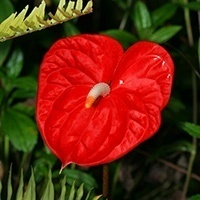
#> input picture 05/redflower.jpg, 200 x 200 px
$ jupyter execute --allow-errors lab05_notebook.ipynb
#> lines starting #> are read from the running program, lines starting #| are printed output that depends on the picture; after the words box and inside, x2 and y2 are one past the last pixel; in counts of white or black regions, pixels touching at a corner belong together
# Lab05 - Color
### TDS3651 Visual Information Processing

This lab will guide you how color images can be handled, processed and converted between various colorspaces.

[cell 1]
import cv2
import numpy as np
from matplotlib import pyplot as plt

## Processing Color Images

Let's read our favourite flower picture: `redflower.jpg`.

[cell 2]
img = cv2.imread('redflower.jpg')
#> img is the input picture: shape (200, 200, 3); mean B, G, R 17.1, 38.2, 102

# show image using OpenCV. 'imshow' automatically converts BGR format to RGB internally!
cv2.imshow('Red flower',img)
cv2.waitKey(0)
cv2.destroyAllWindows()    # You need to close the window for this block of code to finish execution

Reminder: <br>
OpenCV's `imshow` opens into new windows and automatically converts BGR format to RGB internally. <br>
Show image using matplotlib's `imshow` allows inline display in the notebook but also requires image to be in RGB format. So conversion is necessary.

[cell 3]
imgRGB = cv2.cvtColor(img, cv2.COLOR_BGR2RGB)
plt.imshow(imgRGB), plt.xticks([]), plt.yticks([])
plt.show()

Let's attempt to show the 3 channel slices (Red, Green, Blue) separately. However, recall that OpenCV natively reads a colour image in the order of Blue, Green then Red (BGR). So, the first slice contains the Blue channel, second slice the Green channel, and the third slice the Red channel.

[cell 4]
# accessing each slice (in the 3rd dimension) of the color image array
B = img[:,:,0]
G = img[:,:,1]
R = img[:,:,2]

# horizontal stacking of the 3 images
allthree = np.hstack((R,G,B))

plt.figure(figsize=(10,10))
plt.imshow(allthree,cmap='gray', vmin=0,vmax=255)
plt.xticks([]), plt.yticks([])
plt.title('R - G - B channels')
plt.show()

Observe how the red channel slice has a high intensity value (whitish) at the flower areas.

### Converting to other colorspaces

Let's convert to the HSV colorspace.

[cell 5]
# Convert BGR to HSV (no need go to RGB first)
hsv = cv2.cvtColor(img, cv2.COLOR_BGR2HSV)
#> hsv: shape (200, 200, 3); mean H, S, V 28.6, 209.2, 111.1

plt.figure(figsize=(5,5))
plt.imshow(hsv)
plt.xticks([]), plt.yticks([])
plt.title('HSV image')
plt.show()

The "HSV" image does not really show anything meaningful enough for us to understand more...

[cell 6]
H = hsv[:,:,0]
S = hsv[:,:,1]
V = hsv[:,:,2]
HSVallthree = np.hstack((hsv[:,:,0],hsv[:,:,1],hsv[:,:,2]))

# interestingly, the range of values for H is [0, 179] for 8-bit images. This is fixed by OpenCV for HSV
print(np.max(H), np.min(H))
#| 179 0

plt.figure(figsize=(10,10))
plt.imshow(HSVallthree,cmap='gray')
plt.xticks([]), plt.yticks([])
plt.title('H - S - V channels')
plt.show()

Matplotlib's `imshow` function, allows us to colour the values according to a certain colormap. A `hsv` colormap is available, which is based on a cyclic red-yellow-green-cyan-blue-magenta-red. This should show us where the hues are in the picture.

**Note**: The Saturation (S) at the flower petal region is quite high, indicating that the red colours there are very pure and close to a full red. The Value (V) channel is very close to a grayscale version of the original color image.

[cell 7]
ax = plt.imshow(H, cmap='hsv')
cax = plt.colorbar(ax, ticks=[0,179])
plt.show();

**Note**: The coloring here shows all hues at the highest saturation level (hence, the colours are very vibrant and pure). Only by including the Saturation channel together, we will get closer to the original colours of the image.

**Q1**: Experiment with other colorspaces like **YCbCr** (attach the conversion flag `CV_BGR2YCrCb`), **CIE XYZ** (attach the conversion flag `CV_BGR2XYZ`) and **CIE LAB** (attach the conversion flag `CV_BGR2Lab`). Note down your observations.

For more information, check out the documentation for [`cv2.cvtColor()`](http://docs.opencv.org/3.0-beta/modules/imgproc/doc/miscellaneous_transformations.html#cvtcolor).

[cell 8]
#convert image to the different color spaces
#show the image in color and also the individual channels (in gray cmap) side-by-side
#inspect the minimum and maximum values of each channel
#(print as title when showing image)

[cell 9]
# Convert BGR to YCrCb
YCrCb = cv2.cvtColor(img, cv2.COLOR_BGR2YCrCb)
#> YCrCb: shape (200, 200, 3); mean of channels 0, 1, 2 54.8, 161.6, 106.7

plt.figure(figsize=(5,5))
plt.imshow(YCrCb)
plt.xticks([]), plt.yticks([])
plt.title('YCrCb image')
plt.show()

[cell 10]
Y = YCrCb[:,:,0]
Cr = YCrCb[:,:,1]
Cb = YCrCb[:,:,2]
YCrCballthree = np.hstack((YCrCb[:,:,0],YCrCb[:,:,1],YCrCb[:,:,2]))


print(np.max(Y), np.min(Y))
#| 243 0

plt.figure(figsize=(10,10))
plt.imshow(YCrCballthree,cmap='gray')
plt.xticks([]), plt.yticks([])
plt.title('YCrCb channels')
plt.show()

[cell 11]
# Convert BGR to XYZ
XYZ = cv2.cvtColor(img, cv2.COLOR_BGR2XYZ)
#> XYZ: shape (200, 200, 3); mean of channels 0, 1, 2 58.8, 50.2, 22.8

plt.figure(figsize=(5,5))
plt.imshow(XYZ)
plt.xticks([]), plt.yticks([])
plt.title('XYZ image')
plt.show()

[cell 12]
X = XYZ[:,:,0]
Y = XYZ[:,:,1]
Z = XYZ[:,:,2]
XYZallthree = np.hstack((XYZ[:,:,0],XYZ[:,:,1],XYZ[:,:,2]))

print(np.max(X), np.min(X))
#| 229 0

plt.figure(figsize=(10,10))
plt.imshow(XYZallthree,cmap='gray')
plt.xticks([]), plt.yticks([])
plt.title('XYZ channels')
plt.show()

[cell 13]
# Convert BGR to Lab
Lab = cv2.cvtColor(img, cv2.COLOR_BGR2Lab)
#> Lab: shape (200, 200, 3); mean of channels 0, 1, 2 72.4, 146.5, 157.6

plt.figure(figsize=(5,5))
plt.imshow(Lab)
plt.xticks([]), plt.yticks([])
plt.title('Lab image')
plt.show()

[cell 14]
L = Lab[:,:,0]
a = Lab[:,:,1]
b = Lab[:,:,2]
Laballthree = np.hstack((Lab[:,:,0],Lab[:,:,1],Lab[:,:,2]))

print(np.max(X), np.min(X))
#| 229 0

plt.figure(figsize=(10,10))
plt.imshow(Laballthree,cmap='gray')
plt.xticks([]), plt.yticks([])
plt.title('Lab channels')
plt.show()

### Detecting Color Objects

Now that we know how to get the hues from HSV, we can use this to extract colored objects from an image. In the following steps, we will try to extract the oranges from the apples.

First, we need to define a range for the colour that we intend to detect in HSV.

[cell 15]
aao = cv2.imread('apples_oranges.jpg')
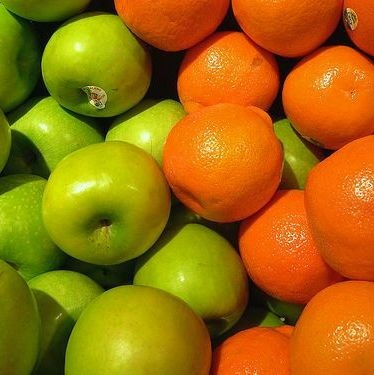
#> input picture 05/apples_oranges.jpg, 374 x 375 px
#> aao is the input picture: shape (375, 374, 3); mean B, G, R 10.2, 108.4, 158.5
aao_hsv = cv2.cvtColor(aao, cv2.COLOR_BGR2HSV)
#> aao_hsv: shape (375, 374, 3); mean H, S, V 23.8, 235.7, 165.5

#%matplotlib notebook
# import matplotlib # uncomment if there is bug with matplotlib notebook mode

plt.imshow(aao_hsv, cmap='hsv')
plt.show()

With the interative plot enabled, use it to discover a suitable range for the orange colour in HSV coordinate. Note that the Hue value must be scaled to a value between 0 and 179.

[cell 16]
# turn interactive plot off
#%matplotlib inline

# define range of orange color in HSV
lower_orange = np.array([5,225,175])
upper_orange = np.array([15,255,255])

Next, threshold the HSV image using the orange color range specified earlier. <br>
We will be using the [`cv2.inRange`](https://docs.opencv.org/3.4/d2/de8/group__core__array.html#ga48af0ab51e36436c5d04340e036ce981) function that can defined a lower and upper threshold.

[cell 17]
# Threshold the HSV image to get only orange colors
mask = cv2.inRange(aao_hsv, lower_orange, upper_orange)
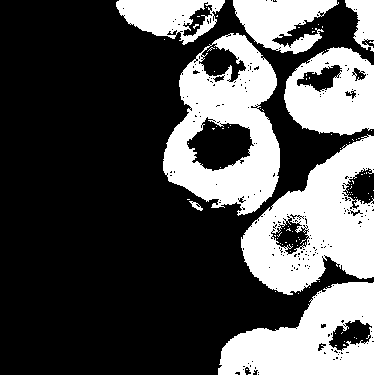
#> mask: shape (375, 374); 31.9% white; 93 white regions (85 under 20 px), largest, box (x1, y1, x2, y2) and area: (163, 33, 280, 216) 11636, (241, 134, 374, 295) 11497, (218, 282, 374, 375) 8823

Do a bitwise-AND on the mask and original image. This acts to superimpose the detected colour onto the original image.

[cell 18]
# Bitwise-AND mask and original image
res = cv2.bitwise_and(aao, aao, mask=mask)

cv2.imshow('Detected oranges',res)
cv2.waitKey(0)
cv2.destroyAllWindows()

Not satisfied with it? <br>

**Hints:**
- Try to find appropriate threshold boundaries for each channel (H, S, V).
- You may use histograms to analyse manually, or you can also use an *automatic threshold finding method* (both to be covered later).

## Color Histograms

The histograms for each of the color channels is a straightforward way of representing the distribution of color intensity values. Two images that are quite similar in **content** (e.g. two pictures of panda bears) are likely to have the same distribution of colour intensities. This can potentially be useful for performing matching between images, and further to that, for image search/retrieval task.

[cell 19]
redflower = cv2.imread('redflower.jpg')
rf = cv2.cvtColor(redflower, cv2.COLOR_BGR2RGB)
r, g, b = rf[:,:,0], rf[:,:,1], rf[:,:,2]

plt.figure(figsize=(7,6))
plt.subplot(311)                             #plot in the first cell
plt.subplots_adjust(hspace=.5)
plt.title("Red")
plt.hist(np.ndarray.flatten(r), bins=128)
plt.subplot(312)                             #plot in the second cell
plt.title("Green")
plt.hist(np.ndarray.flatten(g), bins=128)
plt.subplot(313)                             #plot in the third cell
plt.title("Blue")
plt.hist(np.ndarray.flatten(b), bins=128)
plt.show()
#> figure, not shown here; panel 1: tallest bar 2156 high, from x = 0 to 1.99; panel 2: tallest bar 3390 high, from x = 0 to 1.98; panel 3: tallest bar 10992 high, from x = 0 to 1.73

Note that we are showing the histogram using only 128 bins (which means, every two values occupy one bin drawn). You can increase this value for finer bins or decrease this value for coarser bins.

**Q2**: For ease of future use, write a general function to display the histogram of all three channels, in the similar way to that shown above:

[cell 20]
def allChannelHist(img, bins=128):
#> called with bins = 16
    rf = cv2.cvtColor(img, cv2.COLOR_BGR2RGB)
    r, g, b = rf[:,:,0], rf[:,:,1], rf[:,:,2]

    plt.figure(figsize=(7,6))
    plt.subplot(311)                             #plot in the first cell
    plt.subplots_adjust(hspace=.5)
    plt.title("Red")
    plt.hist(np.ndarray.flatten(r), bins=bins)
    plt.subplot(312)                             #plot in the second cell
    plt.title("Green")
    plt.hist(np.ndarray.flatten(g), bins=bins)
    plt.subplot(313)                             #plot in the third cell
    plt.title("Blue")
    plt.hist(np.ndarray.flatten(b), bins=bins)
    plt.show()
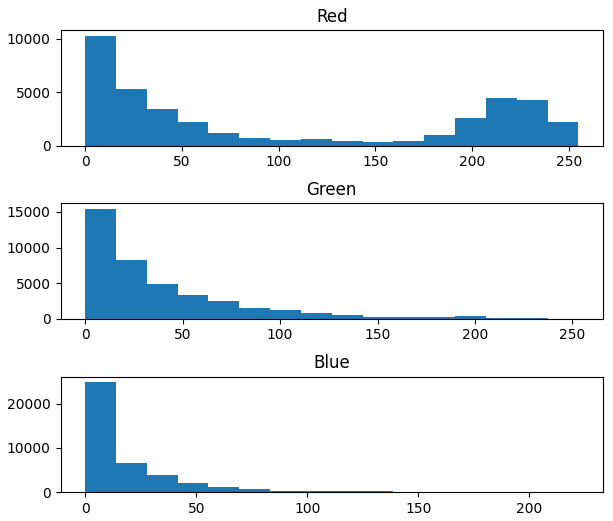
#> figure drawn by matplotlib, 3 panels; panel 1: tallest bar 10292 high, from x = 0 to 15.94; panel 2: tallest bar 15454 high, from x = 0 to 15.81; panel 3: tallest bar 24910 high, from x = 0 to 13.88


#Test function:
redflower = cv2.imread('redflower.jpg')
allChannelHist(redflower, 16)

To form a single colour histogram, concatenate all three histograms into a single array. For that, use `numpy.histogram` to get the individual histograms of each channel before concatenation. After concatenating, use the `bar` function to show the histogram as a bar plot.

[cell 21]
r_hist, r_bin = np.histogram(r, 128)
#> r_hist = 128 values, max 2156 at index 0, min 37 at index 75, mean 312.5; r_bin = 129 values from 0 to 255
g_hist, g_bin = np.histogram(g, 128)
#> g_hist = 128 values, max 3390 at index 0, min 1 at index 124, mean 312.5; g_bin = 129 values from 0 to 253
b_hist, b_bin = np.histogram(b, 128)
#> b_hist = 128 values, max 10992 at index 0, min 0 at index 109, mean 312.5; b_bin = 129 values from 0 to 222
rgb_hist = np.concatenate((r_hist, g_hist, b_hist))
#> rgb_hist = 384 values, max 10992 at index 256, min 0 at index 365, mean 312.5
pos = np.arange(384)
plt.bar(pos, rgb_hist), plt.title('RGB Color histogram')
plt.show()
#> figure, not shown here; tallest bar 10992 high, from x = 255.6 to 256.4

An important step to ensure the histogram is independent from image size/number of pixels, is to normalize each individual channel histogram (so that the values within each histogram sums to 1), before concatenating them together. The histogram will "look" the same though.

[cell 22]
r_hist, r_bin = np.histogram(r, 128, density=True)
#> r_hist = 128 values, max 0.0271 at index 0, min 0.000464 at index 75, mean 0.00392
g_hist, g_bin = np.histogram(g, 128, density=True)
#> g_hist = 128 values, max 0.0429 at index 0, min 1.26e-05 at index 124, mean 0.00395
b_hist, b_bin = np.histogram(b, 128, density=True)
#> b_hist = 128 values, max 0.158 at index 0, min 0 at index 109, mean 0.0045
rgb_hist = np.concatenate((r_hist, g_hist, b_hist))
#> rgb_hist = 384 values, max 0.158 at index 256, min 0 at index 365, mean 0.00413
pos = np.arange(384)
plt.bar(pos, rgb_hist), plt.title('RGB Color histogram (normalized)')
plt.show()
#> figure, not shown here; tallest bar 0.158 high, from x = 255.6 to 256.4

**Q3**: Transfer the code that is to be used to create the colour histogram into a useful function called `colorHistogram()`, which performs the necessary colorspace conversion, histogramming of channels, and concatenation. The function should take in an image, the colorspace and bin size (3 inputs), and return the colour histogram as output.

[cell 23]
def colorHistogram(img, cspace='RGB', binsize=128):
#> called with cspace = 'RGB', binsize = 128
   rf = cv2.cvtColor(img, cv2.COLOR_BGR2RGB)
   r, g, b = rf[:,:,0], rf[:,:,1], rf[:,:,2]

   r_hist, r_bin = np.histogram(r, 128, density=True)
#> r_bin = 129 values from 0 to 255
   g_hist, g_bin = np.histogram(g, 128, density=True)
#> g_bin = 129 values from 0 to 253
   b_hist, b_bin = np.histogram(b, 128, density=True)
#> b_bin = 129 values from 0 to 222
   rgb_hist = np.concatenate((r_hist, g_hist, b_hist))
   pos = np.arange(384)
   plt.bar(pos, rgb_hist), plt.title('RGB Color histogram (normalized)')
   plt.show()


rf_hist = colorHistogram(img)

With the function done, it's now easy to convert any image to a color histogram (based on the colorspace desired). Let's use it on other images now.

[cell 24]
mg = cv2.imread('morning_glory.jpg')
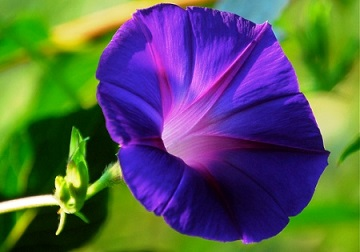
#> input picture 05/morning_glory.jpg, 360 x 252 px
#> mg is the input picture: shape (252, 360, 3); mean B, G, R 85.9, 92.3, 86.6
ant = cv2.imread('anthurium.jpg')
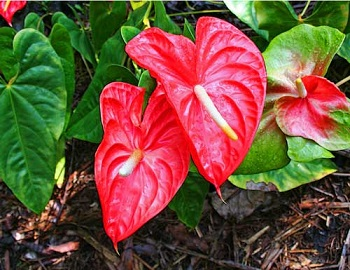
#> input picture 05/anthurium.jpg, 350 x 270 px
#> ant is the input picture: shape (270, 350, 3); mean B, G, R 59.7, 80.9, 114.9
yf = cv2.imread('yellowflower.jpg')
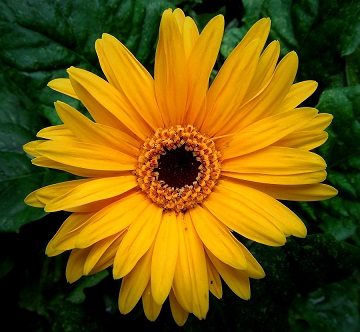
#> input picture 05/yellowflower.jpg, 360 x 332 px
#> yf is the input picture: shape (332, 360, 3); mean B, G, R 9.4, 88, 112.1

mg_hist = colorHistogram(mg)
#> call 2 of colorHistogram, with cspace = 'RGB', binsize = 128
#> in colorHistogram (call 2), `r, g, b = rf[:,:,0], rf[:,:,1], rf[:,:,2]`:
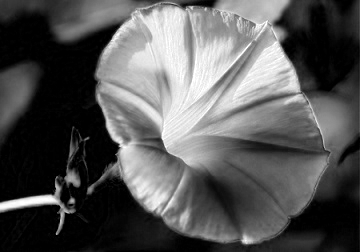
#> b: shape (252, 360); min 0, max 255, mean 85.9
#> in colorHistogram (call 2), `r_hist, r_bin = np.histogram(r, 128, density=True)`: r_hist = 128 values, max 0.0101 at index 2, min 0.000194 at index 124, mean 0.00392
#> in colorHistogram (call 2), `g_hist, g_bin = np.histogram(g, 128, density=True)`: g_hist = 128 values, max 0.0123 at index 4, min 0.00026 at index 124, mean 0.00392; g_bin = 129 values from 0 to 255
#> in colorHistogram (call 2), `b_hist, b_bin = np.histogram(b, 128, density=True)`: b_hist = 128 values, max 0.0877 at index 0, min 0.000614 at index 126, mean 0.00392; b_bin = 129 values from 0 to 255
#> in colorHistogram (call 2), `rgb_hist = np.concatenate((r_hist, g_hist, b_hist))`: rgb_hist = 384 values, max 0.0877 at index 256, min 0.000194 at index 124, mean 0.00392
ant_hist = colorHistogram(ant)
#> call 3 of colorHistogram, with cspace = 'RGB', binsize = 128
#> in colorHistogram (call 3), `r, g, b = rf[:,:,0], rf[:,:,1], rf[:,:,2]`:
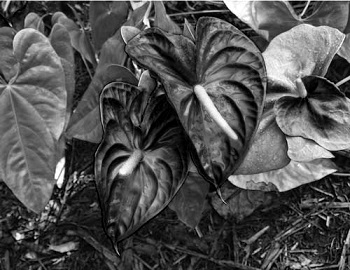
#> g: shape (270, 350); min 0, max 255, mean 80.9
#> in colorHistogram (call 3), `r, g, b = rf[:,:,0], rf[:,:,1], rf[:,:,2]`:
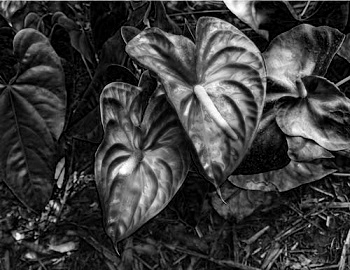
#> b: shape (270, 350); min 0, max 255, mean 59.7
#> in colorHistogram (call 3), `r_hist, r_bin = np.histogram(r, 128, density=True)`: r_hist = 128 values, max 0.0324 at index 127, min 0.000919 at index 92, mean 0.00392
#> in colorHistogram (call 3), `g_hist, g_bin = np.histogram(g, 128, density=True)`: g_hist = 128 values, max 0.00857 at index 9, min 0.000345 at index 126, mean 0.00392
#> in colorHistogram (call 3), `b_hist, b_bin = np.histogram(b, 128, density=True)`: b_hist = 128 values, max 0.0338 at index 0, min 0.000117 at index 126, mean 0.00392
#> in colorHistogram (call 3), `rgb_hist = np.concatenate((r_hist, g_hist, b_hist))`: rgb_hist = 384 values, max 0.0338 at index 256, min 0.000117 at index 382, mean 0.00392
#> in colorHistogram (call 3), `plt.show()`:
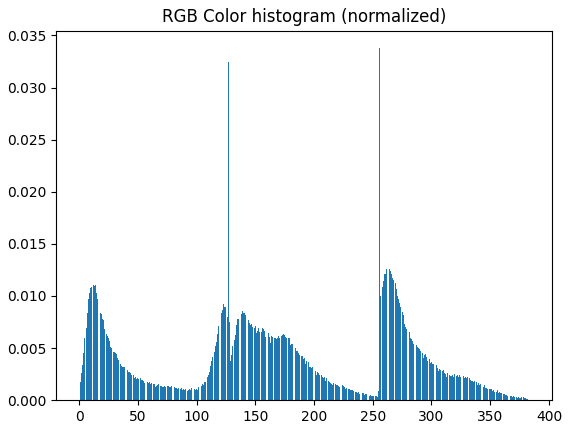
#> figure drawn by matplotlib, 1 panel; tallest bar 0.0338 high, from x = 255.6 to 256.4
yf_hist = colorHistogram(yf)

#### Matching images

The concept of "matching" images is as simple as finding out how far an image is from another image. However, if we were to use raw pixels to compare, it is unlikely we are able to make any meaningful measurements, especially when they are taken from different angles.
<table >
    <tr><td></td>
    <td></td></tr>
     <tr><td>redflower.jpg</td><td>anthurium.jpg</td><td></tr>
     <tr><td></td>
    <td></td></tr>
    <tr><td>morning_glory.jpg</td><td>yellowflower.jpg</td></tr>
</table>

Using their colour histograms is *probably* better, since we can see that their composition of colours involve some red areas, and other areas that are greenish and dark.

The simplest way is to use an Euclidean distance (straight line distance between two points of dimension $D$). When $D=2$, this is how it is:

Likewise, if we are using the colour histograms, think of $D=384$. There are $128$ bins $\times \hspace{0.2em} 3$ channels of numbers, representing each image.

There's a nice set of distance functions from `scipy.spatial` that we can use straight out of the box (no need for us to implement!). Let's verify if the distance calculated is correct using a simple example of two 1-D arrays.

[cell 25]
from scipy.spatial import distance
a = [1,2,3]
b = [4,5,6]
d = distance.euclidean(a,b)
print(d)

[cell 26]
rf = cv2.imread('redflower.jpg')
r, g, b = rf[:,:,0], rf[:,:,1], rf[:,:,2]
r_hist, r_bin = np.histogram(r, 128)
#> r_hist = 128 values, max 10992 at index 0, min 0 at index 109, mean 312.5; r_bin = 129 values from 0 to 222
g_hist, g_bin = np.histogram(g, 128)
#> g_hist = 128 values, max 3390 at index 0, min 1 at index 124, mean 312.5
b_hist, b_bin = np.histogram(b, 128)
#> b_hist = 128 values, max 2156 at index 0, min 37 at index 75, mean 312.5; b_bin = 129 values from 0 to 255
rf_hist = np.concatenate((r_hist, g_hist, b_hist))
#> rf_hist = 384 values, max 10992 at index 0, min 0 at index 109, mean 312.5
rf_hist
#> Out has the same summary as rf_hist
#dist1 = distance.euclidean(rf, ant)
